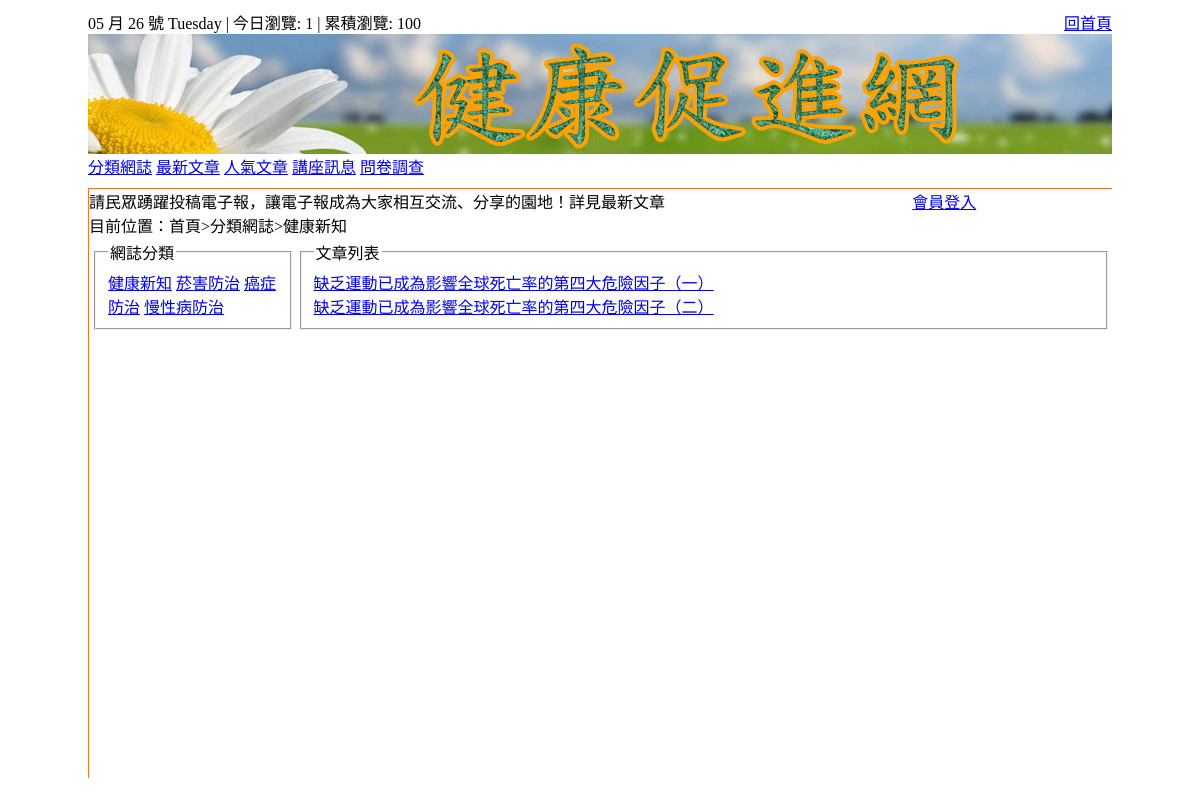
Screenshot of /web02/index.php?do=po with the database file from the repository.
### tables this page shows
CREATE TABLE `q2t7_blog` (
  `id` int(10) UNSIGNED NOT NULL,
  `cls` int(11) NOT NULL,
  `title` text NOT NULL,
  `text` text NOT NULL,
  `num` int(11) NOT NULL,
  `dpy` int(11) NOT NULL
);

### web02/po.php (the view, shortened to what this page needs)
<?php
$title = ["健康新知", "菸害防治", "癌症防治", "慢性病防治"];
?>
目前位置：首頁>分類網誌><?= $title[$_GET['cls'] - 1] ?>
<table>
  <tr>
    <td width=20% valign=top>
      <fieldset>
        <legend>網誌分類</legend>
        <a class="blo" href="?do=po&cls=1">健康新知</a>
        <a class="blo" href="?do=po&cls=2">菸害防治</a>
        <a class="blo" href="?do=po&cls=3">癌症防治</a>
        <a class="blo" href="?do=po&cls=4">慢性病防治</a>
      </fieldset>
    </td>
    <td valign=top>
      <fieldset>
        <legend>文章列表</legend>
        <?php
        if (empty($_GET['id'])) {
          $re = select("q2t7_blog", "cls=" . $_GET['cls']);
          foreach ($re as $ro) echo '<a href="?do=po&cls=' . $_GET['cls'] . '&id=' . $ro['id'] . '">' . $ro['title'] . '</a><br>';
        } else {
          $re = select("q2t7_blog", "id=" . $_GET['id']);
          echo $re[0]['text'];
        }
        ?>
      </fieldset>
    </td>
  </tr>
</table>

### web01/home_files/css.css (style rules this page uses)
body { padding:0px; margin:0px; }

### rows the page displays
q2t7_blog: title "缺乏運動已成為影響全球死亡率的第四大危險因子（一）"
q2t7_blog: title "缺乏運動已成為影響全球死亡率的第四大危險因子（二）"

### other values shown
$t3_visit "1"
$t3_total "100"
$title[$_GET['cls'] - 1] "健康新知"
